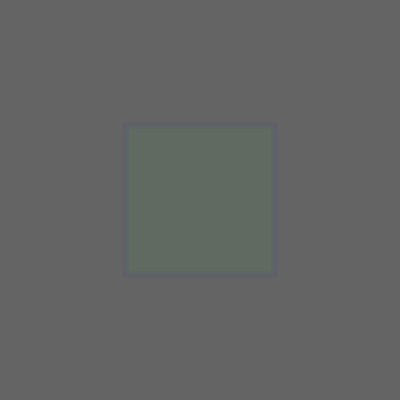
Frame 1 (no input)
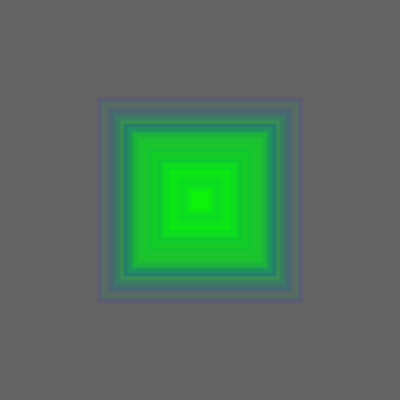
Frame 60 (no input)
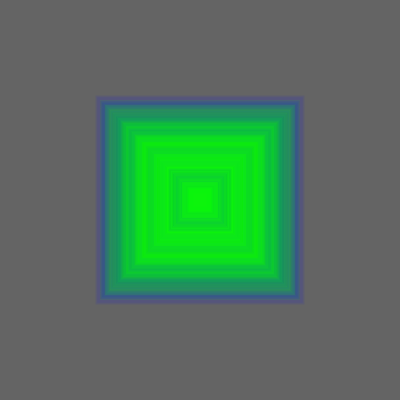
Frame 120 (the mouse pressed at the canvas centre since frame 60)

The p5.js sketch that drew these frames (run headless with seeded random() and noise() and a simulated clock; from frame 60 on, the mouse is pressed at the canvas centre):

// p5.js sketch
// ── sketch.js
function setup() {
  createCanvas(400, 400);
  //frameRate(20);
  background(100);
}

function draw() {


  let boxSize = random(20,200);
  let strokeSize = random(5,10);
  rectMode(CENTER);
  strokeWeight(strokeSize);
  stroke(0,0,255,10);
  fill(0,255,0,10);
  rect(200,200,boxSize,boxSize);


}
